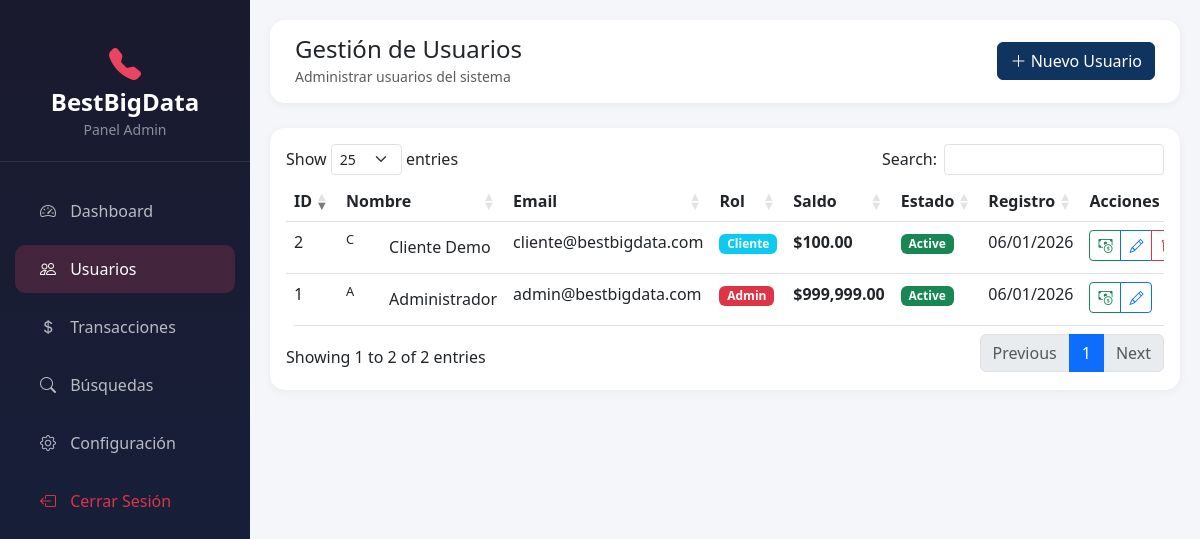
The page /admin/users.php (signed in) on the database its author committed.
### tables this page shows
CREATE TABLE IF NOT EXISTS users (
    id INT AUTO_INCREMENT PRIMARY KEY,
    name VARCHAR(100) NOT NULL,
    email VARCHAR(150) UNIQUE NOT NULL,
    password VARCHAR(255) NOT NULL,
    role ENUM('admin', 'cliente') DEFAULT 'cliente',
    balance DECIMAL(10,2) DEFAULT 0.00,
    status ENUM('active', 'inactive', 'suspended') DEFAULT 'active',
    created_at TIMESTAMP DEFAULT CURRENT_TIMESTAMP,
    updated_at TIMESTAMP DEFAULT CURRENT_TIMESTAMP ON UPDATE CURRENT_TIMESTAMP,
    last_login TIMESTAMP NULL,
    INDEX idx_email (email),
    INDEX idx_role (role),
    INDEX idx_status (status)
);

### includes/functions.php (called while the page is built, shortened)
<?php
function sanitize($input) {
    return htmlspecialchars(trim($input), ENT_QUOTES, 'UTF-8');
}
function getUserById($userId) {
    $pdo = getMainConnection();
    $stmt = $pdo->prepare("SELECT * FROM users WHERE id = ?");
    $stmt->execute([$userId]);
    return $stmt->fetch();
}
function formatMoney($amount) {
    return '$' . number_format($amount, 2, '.', ',');
}
function formatDate($date, $format = 'd/m/Y H:i:s') {
    return date($format, strtotime($date));
}

### admin/users.php (the view, shortened to what this page needs)
<?php
require_once '../includes/functions.php';
$user = getUserById($_SESSION['user_id']);
$pdo = getMainConnection();
$stmt = $pdo->query("SELECT * FROM users ORDER BY created_at DESC");
$users = $stmt->fetchAll();
include '../includes/header.php';
?>
<div class="sidebar">
    <div class="logo">
        <i class="bi bi-telephone-fill"></i>
        <h4>BestBigData</h4>
        <small class="text-white-50">Panel Admin</small>
    </div>
    <nav class="nav flex-column">
        <a class="nav-link" href="dashboard.php">
            <i class="bi bi-speedometer2"></i> Dashboard
        </a>
        <a class="nav-link active" href="users.php">
            <i class="bi bi-people"></i> Usuarios
        </a>
        <a class="nav-link" href="transactions.php">
            <i class="bi bi-currency-dollar"></i> Transacciones
        </a>
        <a class="nav-link" href="searches.php">
            <i class="bi bi-search"></i> Búsquedas
        </a>
        <a class="nav-link" href="settings.php">
            <i class="bi bi-gear"></i> Configuración
        </a>
        <a class="nav-link text-danger" href="../logout.php">
            <i class="bi bi-box-arrow-left"></i> Cerrar Sesión
        </a>
    </nav>
</div>
<div class="main-content">
    <div class="top-bar">
        <div>
            <h4 class="mb-0">Gestión de Usuarios</h4>
            <small class="text-muted">Administrar usuarios del sistema</small>
        </div>
        <button class="btn btn-primary" data-bs-toggle="modal" data-bs-target="#createUserModal">
            <i class="bi bi-plus-lg"></i> Nuevo Usuario
        </button>
    </div>
    <div class="card">
        <div class="card-body">
            <div class="table-responsive">
                <table class="table table-hover data-table">
                    <thead>
                        <tr>
                            <th>ID</th>
                            <th>Nombre</th>
                            <th>Email</th>
                            <th>Rol</th>
                            <th>Saldo</th>
                            <th>Estado</th>
                            <th>Registro</th>
                            <th>Acciones</th>
                        </tr>
                    </thead>
                    <tbody>
                        <?php foreach ($users as $u): ?>
                        <tr>
                            <td><?= $u['id'] ?></td>
                            <td>
                                <div class="d-flex align-items-center">
                                    <div class="avatar me-2" style="width:35px;height:35px;font-size:0.8rem;">
                                        <?= strtoupper(substr($u['name'], 0, 1)) ?>
                                    </div>
                                    <?= sanitize($u['name']) ?>
                                </div>
                            </td>
                            <td><?= sanitize($u['email']) ?></td>
                            <td>
                                <span class="badge bg-<?= $u['role'] === 'admin' ? 'danger' : 'info' ?>">
                                    <?= ucfirst($u['role']) ?>
                                </span>
                            </td>
                            <td class="fw-bold"><?= formatMoney($u['balance']) ?></td>
                            <td>
                                <span class="badge bg-<?= $u['status'] === 'active' ? 'success' : ($u['status'] === 'suspended' ? 'warning' : 'secondary') ?>">
                                    <?= ucfirst($u['status']) ?>
                                </span>
                            </td>
                            <td><?= formatDate($u['created_at'], 'd/m/Y') ?></td>
                            <td>
                                <div class="btn-group btn-group-sm">
                                    <button class="btn btn-outline-success"
                                            onclick="openBalanceModal(<?= $u['id'] ?>, '<?= sanitize($u['name']) ?>', <?= $u['balance'] ?>)"
                                            title="Cargar Saldo">
                                        <i class="bi bi-cash-coin"></i>
                                    </button>
                                    <button class="btn btn-outline-primary"
                                            onclick="openEditModal(<?= htmlspecialchars(json_encode($u)) ?>)"
                                            title="Editar">
                                        <i class="bi bi-pencil"></i>
                                    </button>
                                    <?php if ($u['id'] != $_SESSION['user_id']): ?>
                                    <button class="btn btn-outline-danger"
                                            onclick="confirmDelete(<?= $u['id'] ?>, '<?= sanitize($u['name']) ?>')"
                                            title="Eliminar">
                                        <i class="bi bi-trash"></i>
                                    </button>
                                    <?php endif; ?>
                                </div>
                            </td>
                        </tr>
                        <?php endforeach; ?>
                    </tbody>
                </table>
            </div>
        </div>
    </div>
</div>
<?php include '../includes/footer.php'; ?>

### includes/header.php (shortened to what this page needs)
<!DOCTYPE html>
<html lang="es">
<head>
    <link href="https://cdn.jsdelivr.net/npm/bootstrap@5.3.0/dist/css/bootstrap.min.css" rel="stylesheet">
    <link href="https://cdn.jsdelivr.net/npm/bootstrap-icons@1.10.0/font/bootstrap-icons.css" rel="stylesheet">
    <link href="https://cdn.datatables.net/1.13.6/css/dataTables.bootstrap5.min.css" rel="stylesheet">
</head>
<body>

### includes/footer.php (shortened to what this page needs)
</body>
</html>

### includes/header.php (style rules this page uses)
:root { --primary-color: #0f3460; --secondary-color: #16213e; --accent-color: #e94560; --bg-dark: #1a1a2e; }
body { background-color: #f5f6fa; font-family: 'Segoe UI', Tahoma, Geneva, Verdana, sans-serif; }
.sidebar { background: linear-gradient(180deg, var(--bg-dark) 0%, var(--secondary-color) 100%); min-height: 100vh; position: fixed; width: 250px; padding-top: 20px; z-index: 1000; }
.sidebar .logo { text-align: center; padding: 20px; border-bottom: 1px solid rgba(255,255,255,0.1); margin-bottom: 20px; }
.sidebar .logo h4 { color: #fff; margin: 0; font-weight: bold; }
.sidebar .logo i { color: var(--accent-color); font-size: 2rem; }
.sidebar .nav-link { color: rgba(255,255,255,0.7); padding: 12px 25px; margin: 5px 15px; border-radius: 10px; transition: all 0.3s; }
.sidebar .nav-link:hover, .sidebar .nav-link.active { background: rgba(233, 69, 96, 0.2); color: #fff; }
.sidebar .nav-link i { margin-right: 10px; width: 20px; }
.main-content { margin-left: 250px; padding: 20px; }
.top-bar { background: #fff; padding: 15px 25px; border-radius: 15px; box-shadow: 0 2px 10px rgba(0,0,0,0.05); margin-bottom: 25px; display: flex; justify-content: space-between; align-items: center; }
.card { border: none; border-radius: 15px; box-shadow: 0 2px 10px rgba(0,0,0,0.05); }
.btn-primary { background: var(--primary-color); border-color: var(--primary-color); }
.table { border-radius: 10px; overflow: hidden; }

### rows shown on the page
users: id "1", name "A", name "Administrador", email "admin@bestbigdata.com", role "Admin", balance "$999,999.00", status "Active", created_at "06/01/2026"
users: id "2", name "C", name "Cliente Demo", email "cliente@bestbigdata.com", role "Cliente", balance "$100.00", status "Active", created_at "06/01/2026"
